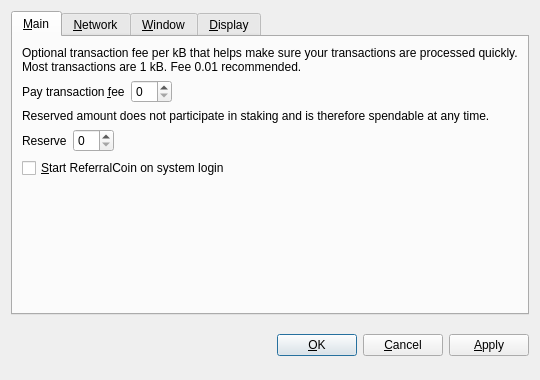
<?xml version="1.0" encoding="UTF-8"?>
<ui version="4.0">
 <class>OptionsDialog</class>
 <widget class="QDialog" name="OptionsDialog">
  <property name="geometry">
   <rect>
    <x>0</x>
    <y>0</y>
    <width>540</width>
    <height>380</height>
   </rect>
  </property>
  <property name="windowTitle">
   <string>Options</string>
  </property>
  <property name="modal">
   <bool>true</bool>
  </property>
  <layout class="QVBoxLayout" name="verticalLayout">
   <item>
    <widget class="QTabWidget" name="tabWidget">
     <property name="tabPosition">
      <enum>QTabWidget::North</enum>
     </property>
     <property name="currentIndex">
      <number>0</number>
     </property>
     <widget class="QWidget" name="tabMain">
      <attribute name="title">
       <string>&amp;Main</string>
      </attribute>
      <layout class="QVBoxLayout" name="verticalLayout_Main">
       <item>
        <widget class="QLabel" name="transactionFeeInfoLabel">
         <property name="text">
          <string>Optional transaction fee per kB that helps make sure your transactions are processed quickly. Most transactions are 1 kB. Fee 0.01 recommended.</string>
         </property>
         <property name="textFormat">
          <enum>Qt::PlainText</enum>
         </property>
         <property name="wordWrap">
          <bool>true</bool>
         </property>
        </widget>
       </item>
       <item>
        <layout class="QHBoxLayout" name="horizontalLayoutFee">
         <item>
          <widget class="QLabel" name="transactionFeeLabel">
           <property name="text">
            <string>Pay transaction &amp;fee</string>
           </property>
           <property name="textFormat">
            <enum>Qt::PlainText</enum>
           </property>
           <property name="buddy">
            <cstring>transactionFee</cstring>
           </property>
          </widget>
         </item>
         <item>
          <widget class="BitcoinAmountField" name="transactionFee"/>
         </item>
         <item>
          <spacer name="horizontalSpacerFee">
           <property name="orientation">
            <enum>Qt::Horizontal</enum>
           </property>
           <property name="sizeHint" stdset="0">
            <size>
             <width>40</width>
             <height>20</height>
            </size>
           </property>
          </spacer>
         </item>
        </layout>
       </item>
       <item>
        <widget class="QLabel" name="reserveBalanceInfoLabel">
         <property name="text">
          <string>Reserved amount does not participate in staking and is therefore spendable at any time.</string>
         </property>
         <property name="textFormat">
          <enum>Qt::PlainText</enum>
         </property>
         <property name="wordWrap">
          <bool>true</bool>
         </property>
        </widget>
       </item>
       <item>
        <layout class="QHBoxLayout" name="horizontalLayoutReserveBalance">
         <item>
          <widget class="QLabel" name="reserveBalanceLabel">
           <property name="text">
            <string>Reserve</string>
           </property>
           <property name="textFormat">
            <enum>Qt::PlainText</enum>
           </property>
           <property name="buddy">
            <cstring>reserveBalance</cstring>
           </property>
          </widget>
         </item>
         <item>
          <widget class="BitcoinAmountField" name="reserveBalance"/>
         </item>
         <item>
          <spacer name="horizontalSpacerReserveBalance">
           <property name="orientation">
            <enum>Qt::Horizontal</enum>
           </property>
           <property name="sizeHint" stdset="0">
            <size>
             <width>40</width>
             <height>20</height>
            </size>
           </property>
          </spacer>
         </item>
        </layout>
       </item>
       <item>
        <widget class="QCheckBox" name="bitcoinAtStartup">
         <property name="toolTip">
          <string>Automatically start ReferralCoin after logging in to the system.</string>
         </property>
         <property name="text">
          <string>&amp;Start ReferralCoin on system login</string>
         </property>
        </widget>
       </item>
       <item>
        <spacer name="verticalSpacer_Main">
         <property name="orientation">
          <enum>Qt::Vertical</enum>
         </property>
         <property name="sizeHint" stdset="0">
          <size>
           <width>20</width>
           <height>40</height>
          </size>
         </property>
        </spacer>
       </item>
      </layout>
     </widget>
     <widget class="QWidget" name="tabNetwork">
      <attribute name="title">
       <string>&amp;Network</string>
      </attribute>
      <layout class="QVBoxLayout" name="verticalLayout_Network">
       <item>
        <widget class="QCheckBox" name="mapPortUpnp">
         <property name="toolTip">
          <string>Automatically open the ReferralCoin client port on the router. This only works when your router supports UPnP and it is enabled.</string>
         </property>
         <property name="text">
          <string>Map port using &amp;UPnP</string>
         </property>
        </widget>
       </item>
       <item>
        <widget class="QCheckBox" name="connectSocks">
         <property name="toolTip">
          <string>Connect to the ReferralCoin network through a SOCKS5 proxy (e.g. when connecting through Tor).</string>
         </property>
         <property name="text">
          <string>&amp;Connect through SOCKS5 proxy:</string>
         </property>
        </widget>
       </item>
       <item>
        <layout class="QHBoxLayout" name="horizontalLayout_Network">
         <item>
          <widget class="QLabel" name="proxyIpLabel">
           <property name="text">
            <string>Proxy &amp;IP:</string>
           </property>
           <property name="textFormat">
            <enum>Qt::PlainText</enum>
           </property>
           <property name="buddy">
            <cstring>proxyIp</cstring>
           </property>
          </widget>
         </item>
         <item>
          <widget class="QValidatedLineEdit" name="proxyIp">
           <property name="maximumSize">
            <size>
             <width>140</width>
             <height>16777215</height>
            </size>
           </property>
           <property name="toolTip">
            <string>IP address of the proxy (e.g. 127.0.0.1)</string>
           </property>
          </widget>
         </item>
         <item>
          <widget class="QLabel" name="proxyPortLabel">
           <property name="text">
            <string>&amp;Port:</string>
           </property>
           <property name="textFormat">
            <enum>Qt::PlainText</enum>
           </property>
           <property name="buddy">
            <cstring>proxyPort</cstring>
           </property>
          </widget>
         </item>
         <item>
          <widget class="QLineEdit" name="proxyPort">
           <property name="maximumSize">
            <size>
             <width>55</width>
             <height>16777215</height>
            </size>
           </property>
           <property name="toolTip">
            <string>Port of the proxy (e.g. 9050)</string>
           </property>
          </widget>
         </item>
         <item>
          <spacer name="horizontalSpacer_Network">
           <property name="orientation">
            <enum>Qt::Horizontal</enum>
           </property>
           <property name="sizeHint" stdset="0">
            <size>
             <width>40</width>
             <height>20</height>
            </size>
           </property>
          </spacer>
         </item>
        </layout>
       </item>
       <item>
        <spacer name="verticalSpacer_Network">
         <property name="orientation">
          <enum>Qt::Vertical</enum>
         </property>
         <property name="sizeHint" stdset="0">
          <size>
           <width>20</width>
           <height>40</height>
          </size>
         </property>
        </spacer>
       </item>
      </layout>
     </widget>
     <widget class="QWidget" name="tabWindow">
      <attribute name="title">
       <string>&amp;Window</string>
      </attribute>
      <layout class="QVBoxLayout" name="verticalLayout_Window">
       <item>
        <widget class="QCheckBox" name="minimizeToTray">
         <property name="toolTip">
          <string>Show only a tray icon after minimizing the window.</string>
         </property>
         <property name="text">
          <string>&amp;Minimize to the tray instead of the taskbar</string>
         </property>
        </widget>
       </item>
       <item>
        <widget class="QCheckBox" name="minimizeOnClose">
         <property name="toolTip">
          <string>Minimize instead of exit the application when the window is closed. When this option is enabled, the application will be closed only after selecting Quit in the menu.</string>
         </property>
         <property name="text">
          <string>M&amp;inimize on close</string>
         </property>
        </widget>
       </item>
       <item>
        <spacer name="verticalSpacer_Window">
         <property name="orientation">
          <enum>Qt::Vertical</enum>
         </property>
         <property name="sizeHint" stdset="0">
          <size>
           <width>20</width>
           <height>40</height>
          </size>
         </property>
        </spacer>
       </item>
      </layout>
     </widget>
     <widget class="QWidget" name="tabDisplay">
      <attribute name="title">
       <string>&amp;Display</string>
      </attribute>
      <layout class="QVBoxLayout" name="verticalLayout_Display">
       <item>
        <layout class="QHBoxLayout" name="horizontalLayout_1_Display">
         <item>
          <widget class="QLabel" name="langLabel">
           <property name="text">
            <string>User Interface &amp;language:</string>
           </property>
           <property name="textFormat">
            <enum>Qt::PlainText</enum>
           </property>
           <property name="buddy">
            <cstring>lang</cstring>
           </property>
          </widget>
         </item>
         <item>
          <widget class="QValueComboBox" name="lang">
           <property name="toolTip">
            <string>The user interface language can be set here. This setting will take effect after restarting ReferralCoin.</string>
           </property>
          </widget>
         </item>
        </layout>
       </item>
       <item>
        <layout class="QHBoxLayout" name="horizontalLayout_2_Display">
         <item>
          <widget class="QLabel" name="unitLabel">
           <property name="text">
            <string>&amp;Unit to show amounts in:</string>
           </property>
           <property name="textFormat">
            <enum>Qt::PlainText</enum>
           </property>
           <property name="buddy">
            <cstring>unit</cstring>
           </property>
          </widget>
         </item>
         <item>
          <widget class="QValueComboBox" name="unit">
           <property name="toolTip">
            <string>Choose the default subdivision unit to show in the interface and when sending coins.</string>
           </property>
          </widget>
         </item>
        </layout>
       </item>
       <item>
        <widget class="QCheckBox" name="coinControlFeatures">
         <property name="toolTip">
          <string>Whether to show coin control features or not.</string>
         </property>
         <property name="text">
          <string>Display coin &amp;control features (experts only!)</string>
         </property>
        </widget>
       </item>
       <item>
        <widget class="QCheckBox" name="minimizeCoinAge">
         <property name="toolTip">
          <string>Whether to select the coin outputs randomly or with minimal coin age.</string>
         </property>
         <property name="text">
          <string>Minimize weight consumption (experimental)</string>
         </property>
        </widget>
       </item>
       <item>
        <widget class="QCheckBox" name="useBlackTheme">
         <property name="text">
          <string>Use black visual theme (requires restart)</string>
         </property>
        </widget>
       </item>
       <item>
        <spacer name="verticalSpacer_Display">
         <property name="orientation">
          <enum>Qt::Vertical</enum>
         </property>
         <property name="sizeHint" stdset="0">
          <size>
           <width>20</width>
           <height>40</height>
          </size>
         </property>
        </spacer>
       </item>
      </layout>
     </widget>
    </widget>
   </item>
   <item>
    <layout class="QHBoxLayout" name="horizontalLayout_Buttons">
     <item>
      <spacer name="horizontalSpacer_1">
       <property name="orientation">
        <enum>Qt::Horizontal</enum>
       </property>
       <property name="sizeHint" stdset="0">
        <size>
         <width>40</width>
         <height>48</height>
        </size>
       </property>
      </spacer>
     </item>
     <item>
      <widget class="QLabel" name="statusLabel">
       <property name="font">
        <font>
         <weight>75</weight>
         <bold>true</bold>
        </font>
       </property>
       <property name="text">
        <string/>
       </property>
       <property name="textFormat">
        <enum>Qt::PlainText</enum>
       </property>
       <property name="wordWrap">
        <bool>true</bool>
       </property>
      </widget>
     </item>
     <item>
      <spacer name="horizontalSpacer_2">
       <property name="orientation">
        <enum>Qt::Horizontal</enum>
       </property>
       <property name="sizeHint" stdset="0">
        <size>
         <width>40</width>
         <height>48</height>
        </size>
       </property>
      </spacer>
     </item>
     <item>
      <widget class="QPushButton" name="okButton">
       <property name="text">
        <string>&amp;OK</string>
       </property>
      </widget>
     </item>
     <item>
      <widget class="QPushButton" name="cancelButton">
       <property name="text">
        <string>&amp;Cancel</string>
       </property>
       <property name="autoDefault">
        <bool>false</bool>
       </property>
      </widget>
     </item>
     <item>
      <widget class="QPushButton" name="applyButton">
       <property name="text">
        <string>&amp;Apply</string>
       </property>
       <property name="autoDefault">
        <bool>false</bool>
       </property>
      </widget>
     </item>
    </layout>
   </item>
  </layout>
 </widget>
 <customwidgets>
  <customwidget>
   <class>BitcoinAmountField</class>
   <extends>QSpinBox</extends>
   <header>bitcoinamountfield.h</header>
  </customwidget>
  <customwidget>
   <class>QValueComboBox</class>
   <extends>QComboBox</extends>
   <header>qvaluecombobox.h</header>
  </customwidget>
  <customwidget>
   <class>QValidatedLineEdit</class>
   <extends>QLineEdit</extends>
   <header>qvalidatedlineedit.h</header>
  </customwidget>
 </customwidgets>
 <resources/>
 <connections/>
</ui>
